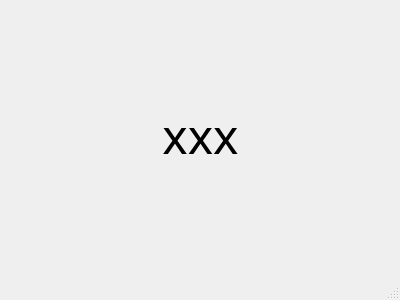
<?xml version="1.0" encoding="UTF-8"?>
<ui version="4.0">
 <class>MainWindow</class>
 <widget class="QMainWindow" name="MainWindow">
  <property name="geometry">
   <rect>
    <x>0</x>
    <y>0</y>
    <width>400</width>
    <height>300</height>
   </rect>
  </property>
  <property name="windowTitle">
   <string>MainWindow</string>
  </property>
  <widget class="QWidget" name="centralWidget">
   <widget class="QLabel" name="label">
    <property name="geometry">
     <rect>
      <x>0</x>
      <y>110</y>
      <width>401</width>
      <height>51</height>
     </rect>
    </property>
    <property name="font">
     <font>
      <family>Capture it</family>
      <pointsize>36</pointsize>
     </font>
    </property>
    <property name="text">
     <string>xxx</string>
    </property>
    <property name="alignment">
     <set>Qt::AlignCenter</set>
    </property>
   </widget>
  </widget>
  <widget class="QStatusBar" name="statusBar"/>
 </widget>
 <layoutdefault spacing="6" margin="11"/>
 <resources/>
 <connections/>
</ui>
